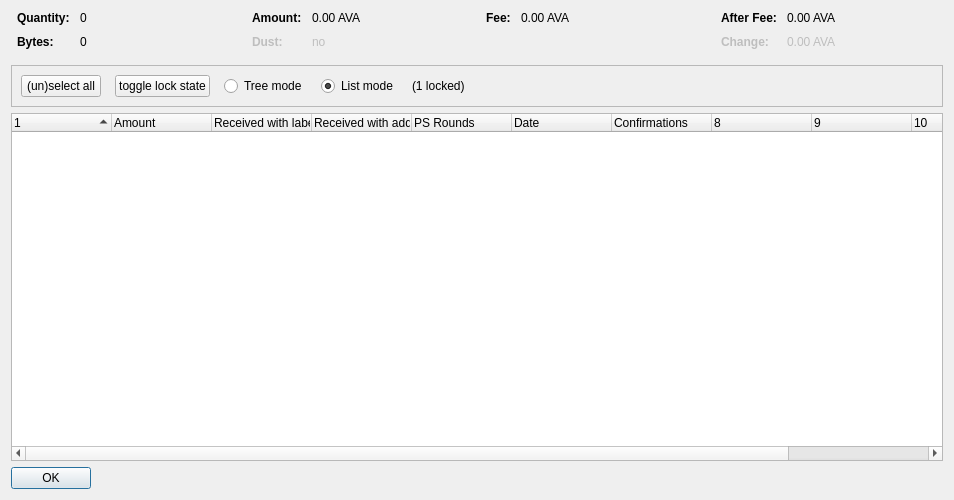
<?xml version="1.0" encoding="UTF-8"?>
<ui version="4.0">
 <class>CoinControlDialog</class>
 <widget class="QDialog" name="CoinControlDialog">
  <property name="geometry">
   <rect>
    <x>0</x>
    <y>0</y>
    <width>954</width>
    <height>500</height>
   </rect>
  </property>
  <property name="windowTitle">
   <string>Coin Selection</string>
  </property>
  <layout class="QVBoxLayout" name="verticalLayout">
   <item>
    <layout class="QHBoxLayout" name="horizontalLayoutTop" stretch="0,0,0,0">
     <property name="topMargin">
      <number>0</number>
     </property>
     <property name="bottomMargin">
      <number>10</number>
     </property>
     <item>
      <layout class="QFormLayout" name="formLayoutCoinControl1">
       <property name="horizontalSpacing">
        <number>10</number>
       </property>
       <property name="verticalSpacing">
        <number>10</number>
       </property>
       <property name="leftMargin">
        <number>6</number>
       </property>
       <property name="rightMargin">
        <number>6</number>
       </property>
       <item row="0" column="0">
        <widget class="QLabel" name="labelCoinControlQuantityText">
         <property name="font">
          <font>
           <weight>75</weight>
           <bold>true</bold>
          </font>
         </property>
         <property name="text">
          <string>Quantity:</string>
         </property>
        </widget>
       </item>
       <item row="0" column="1">
        <widget class="QLabel" name="labelCoinControlQuantity">
         <property name="cursor">
          <cursorShape>IBeamCursor</cursorShape>
         </property>
         <property name="contextMenuPolicy">
          <enum>Qt::ActionsContextMenu</enum>
         </property>
         <property name="text">
          <string notr="true">0</string>
         </property>
         <property name="textInteractionFlags">
          <set>Qt::LinksAccessibleByMouse|Qt::TextSelectableByKeyboard|Qt::TextSelectableByMouse</set>
         </property>
        </widget>
       </item>
       <item row="1" column="0">
        <widget class="QLabel" name="labelCoinControlBytesText">
         <property name="font">
          <font>
           <weight>75</weight>
           <bold>true</bold>
          </font>
         </property>
         <property name="text">
          <string>Bytes:</string>
         </property>
        </widget>
       </item>
       <item row="1" column="1">
        <widget class="QLabel" name="labelCoinControlBytes">
         <property name="cursor">
          <cursorShape>IBeamCursor</cursorShape>
         </property>
         <property name="contextMenuPolicy">
          <enum>Qt::ActionsContextMenu</enum>
         </property>
         <property name="text">
          <string notr="true">0</string>
         </property>
         <property name="textInteractionFlags">
          <set>Qt::LinksAccessibleByMouse|Qt::TextSelectableByKeyboard|Qt::TextSelectableByMouse</set>
         </property>
        </widget>
       </item>
      </layout>
     </item>
     <item>
      <layout class="QFormLayout" name="formLayoutCoinControl2">
       <property name="horizontalSpacing">
        <number>10</number>
       </property>
       <property name="verticalSpacing">
        <number>10</number>
       </property>
       <property name="leftMargin">
        <number>6</number>
       </property>
       <property name="rightMargin">
        <number>6</number>
       </property>
       <item row="0" column="0">
        <widget class="QLabel" name="labelCoinControlAmountText">
         <property name="font">
          <font>
           <weight>75</weight>
           <bold>true</bold>
          </font>
         </property>
         <property name="text">
          <string>Amount:</string>
         </property>
        </widget>
       </item>
       <item row="0" column="1">
        <widget class="QLabel" name="labelCoinControlAmount">
         <property name="cursor">
          <cursorShape>IBeamCursor</cursorShape>
         </property>
         <property name="contextMenuPolicy">
          <enum>Qt::ActionsContextMenu</enum>
         </property>
         <property name="text">
          <string notr="true">0.00 AVA</string>
         </property>
         <property name="textInteractionFlags">
          <set>Qt::LinksAccessibleByMouse|Qt::TextSelectableByKeyboard|Qt::TextSelectableByMouse</set>
         </property>
        </widget>
       </item>
       <item row="1" column="0">
        <widget class="QLabel" name="labelCoinControlLowOutputText">
         <property name="enabled">
          <bool>false</bool>
         </property>
         <property name="font">
          <font>
           <weight>75</weight>
           <bold>true</bold>
          </font>
         </property>
         <property name="text">
          <string>Dust:</string>
         </property>
        </widget>
       </item>
       <item row="1" column="1">
        <widget class="QLabel" name="labelCoinControlLowOutput">
         <property name="enabled">
          <bool>false</bool>
         </property>
         <property name="cursor">
          <cursorShape>IBeamCursor</cursorShape>
         </property>
         <property name="contextMenuPolicy">
          <enum>Qt::ActionsContextMenu</enum>
         </property>
         <property name="text">
          <string notr="true">no</string>
         </property>
         <property name="textInteractionFlags">
          <set>Qt::LinksAccessibleByMouse|Qt::TextSelectableByKeyboard|Qt::TextSelectableByMouse</set>
         </property>
        </widget>
       </item>
      </layout>
     </item>
     <item>
      <layout class="QFormLayout" name="formLayoutCoinControl3">
       <property name="horizontalSpacing">
        <number>10</number>
       </property>
       <property name="verticalSpacing">
        <number>10</number>
       </property>
       <property name="leftMargin">
        <number>6</number>
       </property>
       <property name="rightMargin">
        <number>6</number>
       </property>
       <item row="0" column="0">
        <widget class="QLabel" name="labelCoinControlFeeText">
         <property name="font">
          <font>
           <weight>75</weight>
           <bold>true</bold>
          </font>
         </property>
         <property name="text">
          <string>Fee:</string>
         </property>
        </widget>
       </item>
       <item row="0" column="1">
        <widget class="QLabel" name="labelCoinControlFee">
         <property name="cursor">
          <cursorShape>IBeamCursor</cursorShape>
         </property>
         <property name="contextMenuPolicy">
          <enum>Qt::ActionsContextMenu</enum>
         </property>
         <property name="text">
          <string notr="true">0.00 AVA</string>
         </property>
         <property name="textInteractionFlags">
          <set>Qt::LinksAccessibleByMouse|Qt::TextSelectableByKeyboard|Qt::TextSelectableByMouse</set>
         </property>
        </widget>
       </item>
      </layout>
     </item>
     <item>
      <layout class="QFormLayout" name="formLayoutCoinControl4">
       <property name="horizontalSpacing">
        <number>10</number>
       </property>
       <property name="verticalSpacing">
        <number>10</number>
       </property>
       <property name="leftMargin">
        <number>6</number>
       </property>
       <property name="rightMargin">
        <number>6</number>
       </property>
       <item row="0" column="0">
        <widget class="QLabel" name="labelCoinControlAfterFeeText">
         <property name="font">
          <font>
           <weight>75</weight>
           <bold>true</bold>
          </font>
         </property>
         <property name="text">
          <string>After Fee:</string>
         </property>
        </widget>
       </item>
       <item row="0" column="1">
        <widget class="QLabel" name="labelCoinControlAfterFee">
         <property name="cursor">
          <cursorShape>IBeamCursor</cursorShape>
         </property>
         <property name="contextMenuPolicy">
          <enum>Qt::ActionsContextMenu</enum>
         </property>
         <property name="text">
          <string notr="true">0.00 AVA</string>
         </property>
         <property name="textInteractionFlags">
          <set>Qt::LinksAccessibleByMouse|Qt::TextSelectableByKeyboard|Qt::TextSelectableByMouse</set>
         </property>
        </widget>
       </item>
       <item row="1" column="0">
        <widget class="QLabel" name="labelCoinControlChangeText">
         <property name="enabled">
          <bool>false</bool>
         </property>
         <property name="font">
          <font>
           <weight>75</weight>
           <bold>true</bold>
          </font>
         </property>
         <property name="text">
          <string>Change:</string>
         </property>
        </widget>
       </item>
       <item row="1" column="1">
        <widget class="QLabel" name="labelCoinControlChange">
         <property name="enabled">
          <bool>false</bool>
         </property>
         <property name="cursor">
          <cursorShape>IBeamCursor</cursorShape>
         </property>
         <property name="contextMenuPolicy">
          <enum>Qt::ActionsContextMenu</enum>
         </property>
         <property name="text">
          <string notr="true">0.00 AVA</string>
         </property>
         <property name="textInteractionFlags">
          <set>Qt::LinksAccessibleByMouse|Qt::TextSelectableByKeyboard|Qt::TextSelectableByMouse</set>
         </property>
        </widget>
       </item>
      </layout>
     </item>
    </layout>
   </item>
   <item>
    <widget class="QFrame" name="frame">
     <property name="minimumSize">
      <size>
       <width>0</width>
       <height>40</height>
      </size>
     </property>
     <property name="frameShape">
      <enum>QFrame::StyledPanel</enum>
     </property>
     <property name="frameShadow">
      <enum>QFrame::Sunken</enum>
     </property>
     <layout class="QHBoxLayout" name="horizontalLayout">
      <item>
       <layout class="QHBoxLayout" name="horizontalLayoutPanel" stretch="0,0,0,0,0,0">
        <property name="spacing">
         <number>14</number>
        </property>
        <item>
         <widget class="QPushButton" name="pushButtonSelectAll">
          <property name="sizePolicy">
           <sizepolicy hsizetype="Maximum" vsizetype="Fixed">
            <horstretch>0</horstretch>
            <verstretch>0</verstretch>
           </sizepolicy>
          </property>
          <property name="text">
           <string>(un)select all</string>
          </property>
          <property name="autoDefault">
           <bool>false</bool>
          </property>
         </widget>
        </item>
        <item>
         <widget class="QPushButton" name="pushButtonToggleLock">
          <property name="sizePolicy">
           <sizepolicy hsizetype="Maximum" vsizetype="Fixed">
            <horstretch>0</horstretch>
            <verstretch>0</verstretch>
           </sizepolicy>
          </property>
          <property name="text">
           <string>toggle lock state</string>
          </property>
          <property name="autoDefault">
           <bool>false</bool>
          </property>
         </widget>
        </item>
        <item>
         <widget class="QRadioButton" name="radioTreeMode">
          <property name="sizePolicy">
           <sizepolicy hsizetype="Maximum" vsizetype="Fixed">
            <horstretch>0</horstretch>
            <verstretch>0</verstretch>
           </sizepolicy>
          </property>
          <property name="text">
           <string>Tree mode</string>
          </property>
         </widget>
        </item>
        <item>
         <widget class="QRadioButton" name="radioListMode">
          <property name="sizePolicy">
           <sizepolicy hsizetype="Maximum" vsizetype="Fixed">
            <horstretch>0</horstretch>
            <verstretch>0</verstretch>
           </sizepolicy>
          </property>
          <property name="text">
           <string>List mode</string>
          </property>
          <property name="checked">
           <bool>true</bool>
          </property>
         </widget>
        </item>
        <item>
         <widget class="QLabel" name="labelLocked">
          <property name="text">
           <string>(1 locked)</string>
          </property>
         </widget>
        </item>
        <item>
         <spacer name="horizontalSpacer">
          <property name="orientation">
           <enum>Qt::Horizontal</enum>
          </property>
          <property name="sizeHint" stdset="0">
           <size>
            <width>40</width>
            <height>20</height>
           </size>
          </property>
         </spacer>
        </item>
       </layout>
      </item>
     </layout>
    </widget>
   </item>
   <item>
    <widget class="CoinControlTreeWidget" name="treeWidget">
     <property name="contextMenuPolicy">
      <enum>Qt::CustomContextMenu</enum>
     </property>
     <property name="sortingEnabled">
      <bool>false</bool>
     </property>
     <property name="columnCount">
      <number>11</number>
     </property>
     <attribute name="headerShowSortIndicator" stdset="0">
      <bool>true</bool>
     </attribute>
     <attribute name="headerStretchLastSection">
      <bool>false</bool>
     </attribute>
     <column>
      <property name="text">
       <string/>
      </property>
     </column>
     <column>
      <property name="text">
       <string>Amount</string>
      </property>
     </column>
     <column>
      <property name="text">
       <string>Received with label</string>
      </property>
     </column>
     <column>
      <property name="text">
       <string>Received with address</string>
      </property>
     </column>
     <column>
      <property name="text">
       <string>PS Rounds</string>
      </property>
     </column>
     <column>
      <property name="text">
       <string>Date</string>
      </property>
     </column>
     <column>
      <property name="text">
       <string>Confirmations</string>
      </property>
      <property name="toolTip">
       <string>Confirmed</string>
      </property>
     </column>
     <column>
      <property name="text">
       <string/>
      </property>
     </column>
     <column>
      <property name="text">
       <string/>
      </property>
     </column>
     <column>
      <property name="text">
       <string/>
      </property>
     </column>
     <column>
      <property name="text">
       <string/>
      </property>
     </column>
    </widget>
   </item>
   <item>
    <widget class="QDialogButtonBox" name="buttonBox">
     <property name="sizePolicy">
      <sizepolicy hsizetype="Maximum" vsizetype="Fixed">
       <horstretch>0</horstretch>
       <verstretch>0</verstretch>
      </sizepolicy>
     </property>
     <property name="orientation">
      <enum>Qt::Horizontal</enum>
     </property>
     <property name="standardButtons">
      <set>QDialogButtonBox::Ok</set>
     </property>
    </widget>
   </item>
  </layout>
 </widget>
 <customwidgets>
  <customwidget>
   <class>CoinControlTreeWidget</class>
   <extends>QTreeWidget</extends>
   <header>coincontroltreewidget.h</header>
  </customwidget>
 </customwidgets>
 <resources/>
 <connections/>
</ui>
